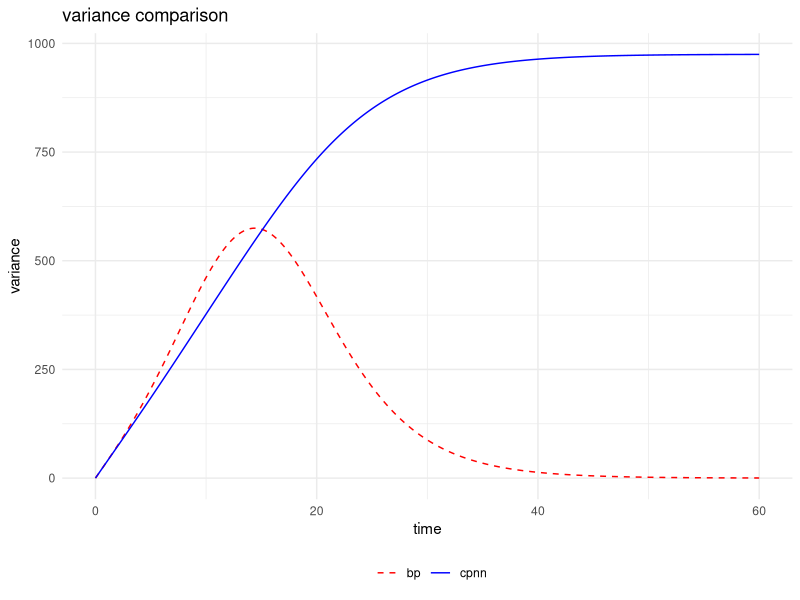
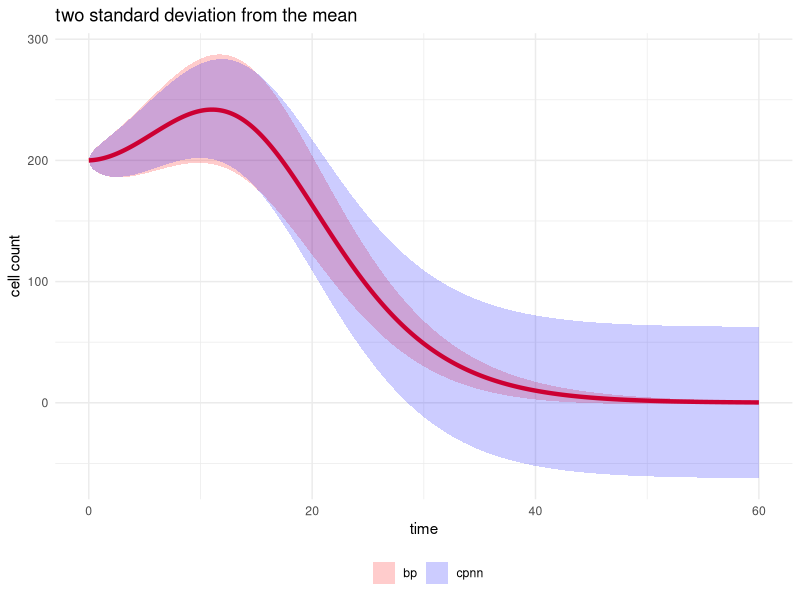
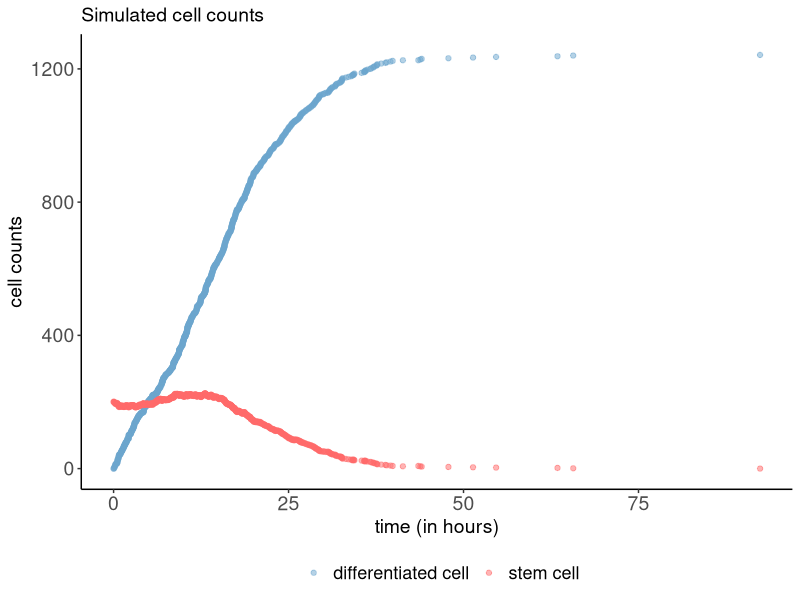
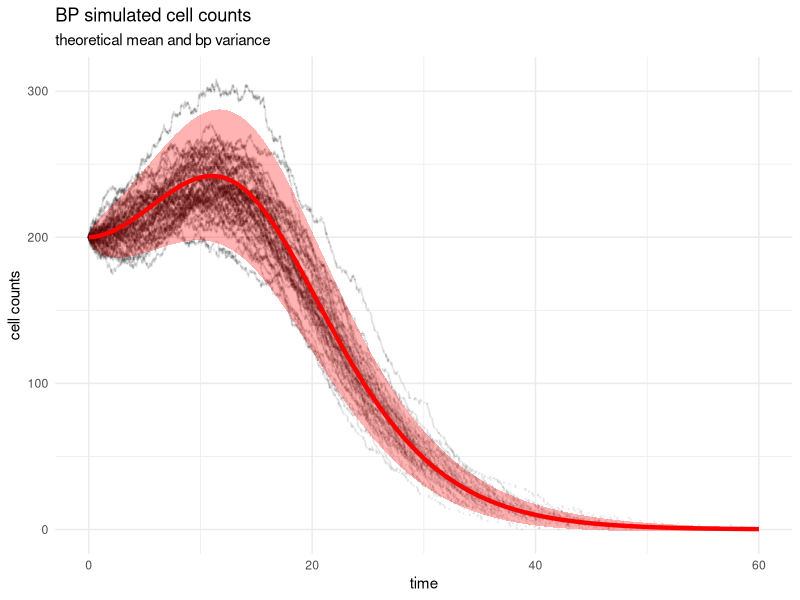
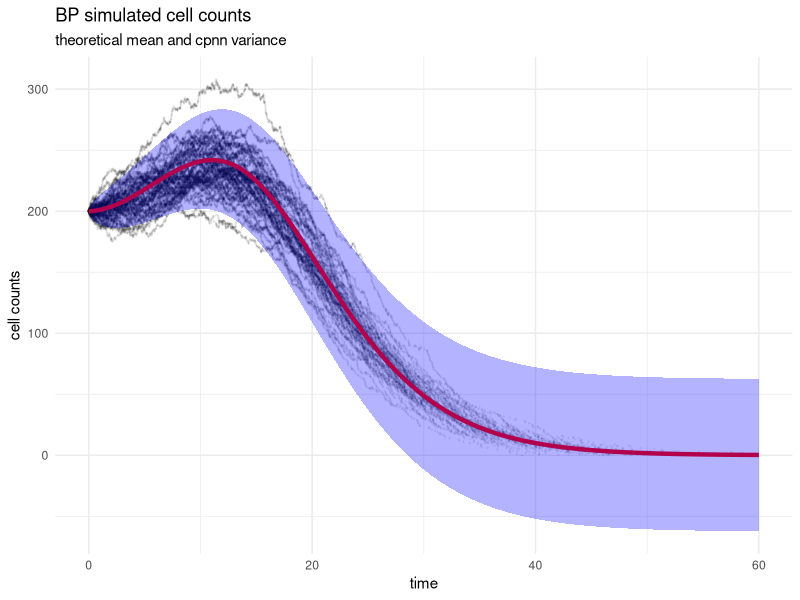
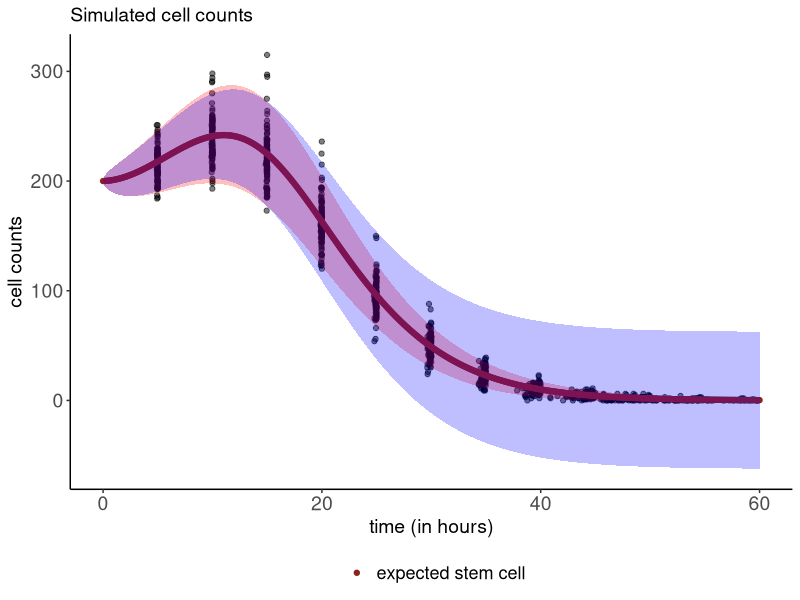

Generate these figures, in order, with R: (Note: this script raises an error after producing the figures.)
library(ggplot2)
library(dplyr)
library(tidyr)
library(reshape2)
s0.true <- 200
r.true <- 0.2

p1.true <- 0.5
c1.true <- 0.005
m1.true <- 4

p2.true <- 0.2
c2.true <- 0.01
m2.true <- 12

p1.func <- function(t){
  p1.prob <- p1.true/(1+c1.true*(t-m1.true)^2)
  return(p1.prob)
}

p2.func <- function(t){
  p2.prob <- p2.true/(1+c2.true*(t-m2.true)^2)
  return(p2.prob)
}

p3.func <- function(t){
  p3.prob <- 1- p1.true/(1+c1.true*(t-m1.true)^2)-p2.true/(1+c2.true*(t-m2.true)^2)
  return(p3.prob)
}

int.p1.func <- function(t){
  (p1.true/sqrt(c1.true))*(atan(sqrt(c1.true)*(t-m1.true))+atan(sqrt(c1.true)*m1.true))
}

int.p2.func <- function(t){
  (p2.true/sqrt(c2.true))*(atan(sqrt(c2.true)*(t-m2.true))+atan(sqrt(c2.true)*m2.true))
}

int.p3.func <- function(t){
  t-int.p1.func(t) - int.p2.func(t)
}


# sc.mean <- function(t){
#   integrand <- function(x){
#     p1.func(x) - p3.func(x)
#   }
#   integral.out <- integrate(integrand, 0, t)$value
#   return(as.numeric(s0.true*exp(r.true*integral.out)))
# }

sc.mean <- function(t){
  s0.true*exp(r.true*(int.p1.func(t)-int.p3.func(t)))
}

sc.var.cnpp <- function(t){
  integrand <- function(x){
    (p1.func(x) + p3.func(x)) * r.true * sapply(x, sc.mean)
  }
  integral.out <- integrate(integrand, 0, t)$value
  return(integral.out)
}

sc.var.bp <- function(t) {
  A <- exp(2*r.true*(int.p1.func(t)-int.p3.func(t)))
  integrand_B <- function(x){
    (p1.func(x) + p3.func(x))*exp(-r.true*(int.p1.func(x)-int.p3.func(x)))
  }
  B <- integrate(integrand_B, lower = 0, upper = t)$value
  return(s0.true*r.true*A * B)
}

# sc.var.bp <- function(t) {
#   integrand_A <- function(u) {
#     2 * r.true * (p1.func(u) - p3.func(u))
#   }
#   A <- exp(integrate(integrand_A, lower = 0, upper = t)$value)
#   
#   integrand_B <- function(u_vec) {
#     sapply(u_vec, function(u) {
#       inner_exp_integrand <- function(v) {
#         p1.func(v) - p3.func(v)
#       }
#       inner_int <- integrate(inner_exp_integrand, lower = 0, upper = u)$value
#       
#       (p1.func(u) + p3.func(u)) * r.true * s0.true * exp(-r.true * inner_int)
#     })
#   }
#   
#   B <- integrate(integrand_B, lower = 0, upper = t)$value
#   # result: A(t) * B(t)
#   return(A * B)
# }

sc.autocorr.bp <- function(t, u) {
  if (t >= u) {
    return(sc.mean(t) / sc.mean(u) * sc.var.bp(u))
  } else {
    return(sc.mean(u) / sc.mean(t) * sc.var.bp(t))
  }
}

time.input <- seq(0, 60, by = 0.1)

mean.output <- sapply(time.input, sc.mean)
var.cpnn.output <- sapply(time.input, sc.var.cnpp)
var.bp.output <- sapply(time.input, sc.var.bp)

theoretical.dat <- data.frame(time = time.input,
                              mean = mean.output,
                              var.cpnn = var.cpnn.output,
                              var.bp = var.bp.output)

ggplot(theoretical.dat) +
  geom_line(aes(x = time, y = var.bp, col = "bp"), linetype = "dashed") +
  geom_line(aes(x = time, y = var.cpnn, col = "cpnn")) +
  labs(x = "time", y = "variance", title = "variance comparison", color = "") +
  scale_color_manual(values = c("cpnn" = "blue", "bp" = "red")) +
  theme_minimal() + theme(legend.position = "bottom")

ggplot(theoretical.dat) +
  geom_line(data = theoretical.dat, aes(x = time, y = mean), 
            col = "red", linewidth = 1.5) +
  geom_ribbon(data = theoretical.dat, 
              aes(x = time, ymax = mean + 2*sqrt(var.bp), 
                  ymin = mean-2*sqrt(var.bp),fill = "bp"),
              alpha = 0.2) +
  geom_ribbon(data = theoretical.dat, 
              aes(x = time, ymax = mean + 2*sqrt(var.cpnn), 
                  ymin = mean-2*sqrt(var.cpnn),fill = "cpnn"),
              alpha = 0.2)+
  labs(x = "time", y = "cell count", title = "two standard deviation from the mean", fill = "") +
  scale_fill_manual(values = c("cpnn" = "blue", "bp" = "red")) +
  theme_minimal() + theme(legend.position = "bottom")


# Simulation set-up
min_p_t <- 0.0001
max_it <- 50000
seed0 <- 922125
t_max <- 100
reps <- 100

f_t1 <- function(t, c1, m1) {
  1 / (1 + c1 * (t - m1)^2)
}

f_t2 <- function(t, c2, m2) {
  1 / (1 + c2 * (t - m2)^2)
}

probs_t <- function(t, p1, p2, c1, c2, m1, m2) {
  f1t <- f_t1(t, c1, m1)
  f2t <- f_t2(t, c2, m2)
  
  p1t <- p1 * f1t
  p2t <- p2 * f2t
  p3t <- 1 - p1t - p2t
  
  if (any(p3t < 0)) warning("Some p3(t) values are negative — check parameters!")
  
  cbind(p1t, p2t, p3t)
}

# Simulate data
set.seed(seed0)

sim.markov <- data.frame(reps = numeric(), time = numeric(), sc = numeric(), ec = numeric())

for (i in 1:reps) {
  sc.current <- s0.true
  ec.current <- dc.current <- time.current <- 0
  sc.steps <- c(s0.true)
  ec.steps <- c(ec.current)
  dc.steps <- c(dc.current)
  time.steps <- c(time.current)
  itnum <- 0
  while (sc.current > 0) {
    itnum <- itnum + 1
    time.current <- time.current + rexp(1, rate = r.true*sc.current)
    probs <- probs_t(t = time.current, p1 = p1.true, p2 = p2.true, 
                     c1 = c1.true, c2 = c2.true,
                     m1 = m1.true, m2 = m2.true)
    
    if ((sum(probs < min_p_t) > 0 | (itnum > max_it))) {
      cat(q_t, "\n")
      break
    }
    if (sum(probs) > 1) {
      probs <- probs/sum(probs)
    }
    event_type <- sample(1:3, 1, prob=probs)
    switch(event_type,
           "1" = {
             sc.current <- sc.current + 1
             ec.current <- ec.current
           },
           "2" = {
             sc.current <- sc.current
             ec.current <- ec.current + 1
           },
           "3" = {
             sc.current <- sc.current - 1
             ec.current <- ec.current + 2
           })
    sc.steps <- c(sc.steps, sc.current)
    ec.steps <- c(ec.steps, ec.current)
    time.steps <- c(time.steps, time.current)
  }
  sim.markov <- rbind(sim.markov,cbind(reps = rep(i, length(sc.steps)), time.steps, sc.steps, ec.steps))
}

index.test <- sample(1:100, size = 1) # test the optimization on one replications
index.test
sim.markov %>% filter(reps == index.test) %>%
  ggplot() +
  geom_point(aes(x = time.steps, y = ec.steps, col = "differentiated cell"), alpha = 0.5)+
  geom_point(aes(x = time.steps, y = sc.steps, col = "stem cell"), alpha = 0.5)+
  labs(x = "time (in hours)", y = "cell counts", color = "",
       title = "Simulated cell counts")+
  scale_color_manual(values = c("differentiated cell" = "skyblue3",
                                "stem cell" = "indianred1",
                                "expected differentiated cell" = "navy",
                                "expected stem cell" = "brown4")) +
  theme_classic() +
  theme(legend.position = "bottom",
        plot.title = element_text(size = 14),
        axis.text.x = element_text(size = 14),
        axis.title.x = element_text(size = 14),
        axis.text.y = element_text(size = 14),
        axis.title.y = element_text(size = 14),
        legend.text = element_text(size = 13))

sim.markov %>% filter(reps <= 50) %>% filter(time.steps <= 60) %>%
  ggplot() +
  geom_point(aes(x = time.steps, y = sc.steps), size = 0.2, alpha = 0.05)+
  geom_line(data = theoretical.dat, aes(x = time, y = mean), 
            col = "red", linewidth = 1.5) +
  geom_ribbon(data = theoretical.dat, 
              aes(x = time, ymax = mean + 2*sqrt(var.bp), ymin = mean-2*sqrt(var.bp)),
              fill = "red", alpha = 0.3) +
  # geom_ribbon(data = theoretical.dat, 
  #             aes(x = time, ymax = mean + 2*sqrt(var.cpnn), ymin = mean-2*sqrt(var.cpnn)),
  #             fill = "blue", alpha = 0.2) +
  labs(x = "time", y = "cell counts", title = "BP simulated cell counts",
       subtitle = "theoretical mean and bp variance") +
  theme_minimal() 

sim.markov %>% filter(reps <= 50) %>% filter(time.steps <= 60) %>%
  ggplot() +
  geom_point(aes(x = time.steps, y = sc.steps), size = 0.2, alpha = 0.05)+
  geom_line(data = theoretical.dat, aes(x = time, y = mean), 
            col = "red", linewidth = 1.5) +
  # geom_ribbon(data = theoretical.dat, 
  #             aes(x = time, ymax = mean + 2*sqrt(var.bp), ymin = mean-2*sqrt(var.bp)),
  #             fill = "red", alpha = 0.3) +
  geom_ribbon(data = theoretical.dat,
              aes(x = time, ymax = mean + 2*sqrt(var.cpnn), ymin = mean-2*sqrt(var.cpnn)),
              fill = "blue", alpha = 0.3) +
  labs(x = "time", y = "cell counts", title = "BP simulated cell counts",
       subtitle = "theoretical mean and cpnn variance") +
  theme_minimal() 

tms <- seq(0, 60, by = 5)

dat_list <- vector("list", reps)

for (i in seq_len(reps)) {
  sim_sub <- sim.markov %>% filter(reps == i)
  dat_i <- data.frame()
  
  for (j in 2:length(tms)) {
    time.before <- tms[j - 1]
    time.collected <- tms[j]
    
    # Find observations in the time window
    valid_idx <- which(sim_sub$time <= time.collected & sim_sub$time > time.before)
    
    if (length(valid_idx) > 0) {
      ind <- max(valid_idx)  # last observation in the window
      dat_i <- bind_rows(dat_i, cbind(sim_sub[ind, ], time.collected))
    }
  }
  
  dat_list[[i]] <- dat_i
}

dat <- bind_rows(dat_list)

ggplot() +
  # geom_point(data = dat, aes(x = time.collected, y = ec.steps, col = "differentiated cell"), alpha = 0.5)+
  geom_point(data = dat, aes(x = time.steps, y = sc.steps), alpha = 0.5)+
  # geom_point(data = theo.dat, aes(x = time.steps, y = ec.steps, col = "expected differentiated cell"))+
  geom_point(data = theoretical.dat, aes(x = time, y = mean, col = "expected stem cell"))+
  # geom_line(data = theo.dat, aes(x = time.steps, y = ec.steps, col = "expected differentiated cell"))+
  # geom_line(data = theo.dat, aes(x = time.steps, y = sc.steps, col = "expected stem cell"))+
  geom_ribbon(data = theoretical.dat, aes(x = time,
                                   ymin = mean-2*sqrt(var.bp),
                                   ymax = mean+2*sqrt(var.bp)), fill = "red", alpha = 0.25)+
  geom_ribbon(data = theoretical.dat, aes(x = time,
                                          ymin = mean-2*sqrt(var.cpnn),
                                          ymax = mean+2*sqrt(var.cpnn)), fill = "blue", alpha = 0.25)+
  # geom_ribbon(data = theo.dat, aes(x = time.steps, ymin = ec.steps-1.96*sqrt(ec.var),
  #                                  ymax = ec.steps+1.96*sqrt(ec.var)), color = "gray", alpha = 0.25)+
  labs(x = "time (in hours)", y = "cell counts", color = "",
       title = "Simulated cell counts")+
  scale_color_manual(values = c("differentiated cell" = "skyblue3",
                                "stem cell" = "indianred1",
                                "expected differentiated cell" = "navy",
                                "expected stem cell" = "brown4")) +
  theme_classic() +
  theme(legend.position = "bottom",
        plot.title = element_text(size = 14),
        axis.text.x = element_text(size = 14),
        axis.title.x = element_text(size = 14),
        axis.text.y = element_text(size = 14),
        axis.title.y = element_text(size = 14),
        legend.text = element_text(size = 13))

### check autocorrelation formula
tms.cor <- seq(5,25, by = 5)

# Create a matrix of E[X(t) X(u)]
autocorr.matrix <- outer(tms.cor, tms.cor, Vectorize(sc.autocorr.bp))

colnames(autocorr.matrix) <- tms.cor
rownames(autocorr.matrix) <- tms.cor

theosd_vec <- sqrt(diag(autocorr.matrix))
theo_corr <- autocorr.matrix / (theosd_vec %o% theosd_vec)

print(round(autocorr.matrix, 4))
print(round(theo_corr, 4))
# df <- melt(autocorr.matrix)
# colnames(df) <- c("t", "u", "E_XtXu")
# 
# ggplot(df, aes(x = t, y = u, fill = E_XtXu)) +
#   geom_tile() +
#   scale_fill_gradient2(
#     low = "#4575b4", mid = "white", high = "#d73027",
#     midpoint = 0,  # center of the scale
#     name = "E[X(t)X(u)]"
#   ) +
#   labs(title = "Theoretical E[X(t)X(u)]", x = "t", y = "u") +
#   theme_minimal()

dat_wide <- dat %>% filter(time.collected %in% tms.cor)%>%
  select(reps, time.collected, sc.steps) %>%
  pivot_wider(names_from = time.collected, values_from = sc.steps)

X <- as.matrix(dat_wide[,-1])  # remove 'reps' column
R <- nrow(X)

# Center data
X_centered <- sweep(X, 2, colMeans(X))
empirical_cov <- (t(X_centered) %*% X_centered) / R

sd_vec <- sqrt(diag(empirical_cov))
empirical_corr <- empirical_cov / (sd_vec %o% sd_vec)

colnames(empirical_corr) <- time_points
rownames(empirical_corr) <- time_points
print(round(empirical_corr, 3))
